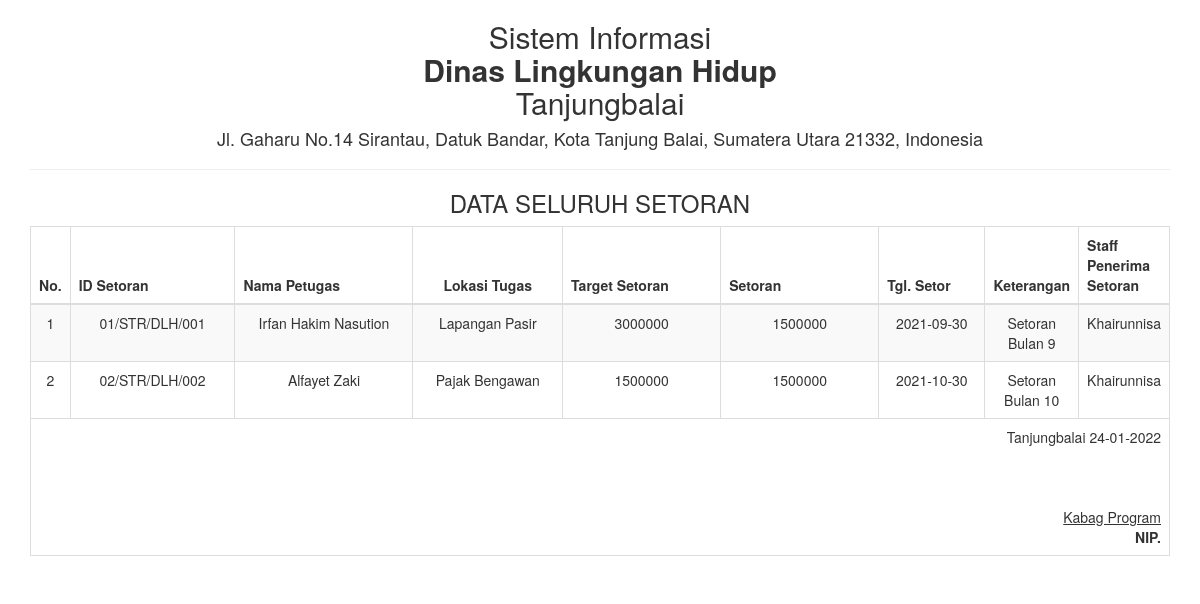
The app's page /report/setoran_semua.php with its own data.
### tables this page shows
CREATE TABLE `tbl_setoran` (
  `id` int(5) NOT NULL,
  `kd_setor` varchar(50) NOT NULL,
  `nm_pemberi` varchar(50) NOT NULL,
  `lokasi_tugas` varchar(200) NOT NULL,
  `target_setoran` int(10) NOT NULL,
  `setoran` int(10) NOT NULL,
  `tgl_setor` date NOT NULL,
  `keterangan` varchar(100) NOT NULL,
  `nm_penerima` varchar(200) NOT NULL
);

### report/setoran_semua.php (the view, shortened to what this page needs)
<!DOCTYPE html>
<html>
    <head>
        <link href="../Assets/css/bootstrap.min.css" rel="stylesheet" type="text/css"/>
    </head>
    <body onload="print()">
        <?php
        include '../config/koneksi.php';
        ?>
        <div class="container">
            <div class='row'>
                <div class="col-sm-12">
                    <div class="text-center">
                        <h2>Sistem Informasi<br><b>Dinas Lingkungan Hidup</b><br>Tanjungbalai </h2>
                        <h4>Jl. Gaharu No.14 Sirantau, Datuk Bandar, Kota Tanjung Balai, Sumatera Utara 21332, Indonesia</h4>
                        <hr>
                        <h3>DATA SELURUH SETORAN</h3>
                        <table class="table table-bordered table-striped table-hover">
                        <tbody>
                                <thead>
								<tr>
								<th>No.</th>
                                <th width="15%">ID Setoran</th>
                                <th width="17%">Nama Petugas</th>
                                <th width="14%"><center>Lokasi Tugas</center></th>
                                <th width="15%">Target Setoran</th>
                                <th width="15%">Setoran</th>
                                <th width="10%">Tgl. Setor</th>
                                <th>Keterangan</th>
                                <th>Staff Penerima Setoran</th>
								</tr>
								</thead>
							<tbody>
                            <?php
                            $sql = "SELECT * FROM tbl_setoran";
                            $query = mysqli_query($koneksi, $sql) or die("SQL Anda Salah");
                            $nomor = 0;
                            while ($data = mysqli_fetch_array($query)) {
                                $nomor++;
                                ?>
                                <tr>
                                     <td><?= $nomor ?></td>
                                    <td><?= $data['kd_setor'] ?></td>
                                    <td><?= $data['nm_pemberi'] ?></td>
                                    <td><?= $data['lokasi_tugas'] ?></td>
                                    <td><?= $data['target_setoran'] ?></td>
                                    <td><?= $data['setoran'] ?></td>
                                    <td><?= $data['tgl_setor'] ?></td>
                                    <td><?= $data['keterangan'] ?></td>
                                    <td><?= $data['nm_penerima'] ?></td>
                                </tr>
                            <?php } ?>
							</tbody>
                        </tbody>
                            <tfoot>
                                <tr>
                                    <td colspan="9" class="text-right">
                                        Tanjungbalai  <?= date("d-m-Y") ?>
                                        <br><br><br><br>
                                        <u>Kabag Program<strong></u><br>
                                        NIP.
									</td>
								</tr>
							</tfoot>
                        </table>
                    </div>
                </div>
            </div>
    </body>
</html>

### records on screen
tbl_setoran: kd_setor "01/STR/DLH/001", nm_pemberi "Irfan Hakim Nasution", lokasi_tugas "Lapangan Pasir", target_setoran "3000000", setoran "1500000", tgl_setor "2021-09-30", keterangan "Setoran Bulan 9", nm_penerima "Khairunnisa"
tbl_setoran: kd_setor "02/STR/DLH/002", nm_pemberi "Alfayet Zaki", lokasi_tugas "Pajak Bengawan", target_setoran "1500000", setoran "1500000", tgl_setor "2021-10-30", keterangan "Setoran Bulan 10", nm_penerima "Khairunnisa"
